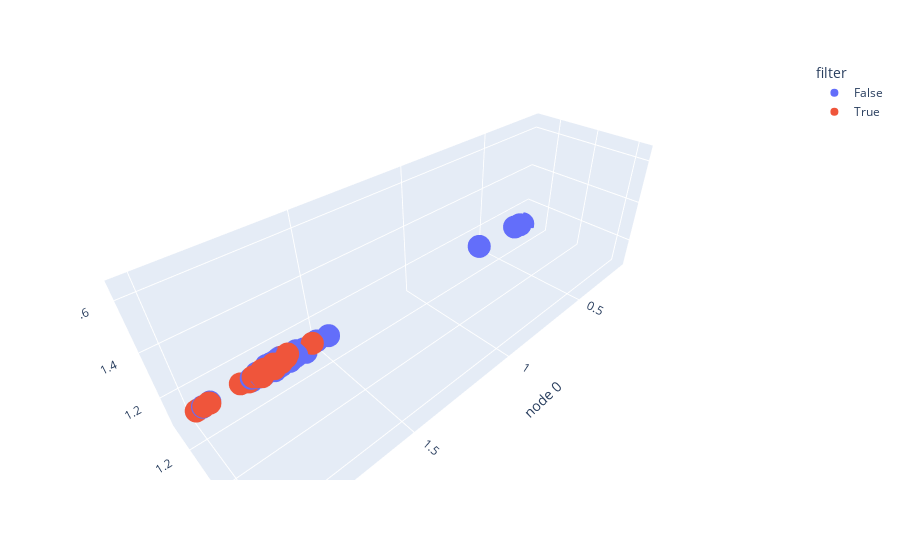

This figure's notebook cell:
### Code cell
import plotly.express as px
import matplotlib.pyplot as plt
%matplotlib inline
virtual_neighbours['filter'] = filter
fig = px.scatter_3d(virtual_neighbours, x=virtual_neighbours.columns[0], y=virtual_neighbours.columns[1], z=virtual_neighbours.columns[2],
              color='filter')
plt.tight_layout()
fig.show()

### Figure 1 — Plotly figure (JSON) as saved in the notebook; plotly's stock layout.template omitted (floating-point values rounded to 4 significant figures; data arrays with more than 128 entries replaced by an {"elided": "..."} marker saying what was removed)
{"data": [{"hovertemplate": "filter=False<br>node 0=%{x}<br>node 1=%{y}<br>node 2=%{z}<extra></extra>", "legendgroup": "False", "marker": {"color": "#636efa", "symbol": "circle"}, "mode": "markers", "name": "False", "scene": "scene", "showlegend": true, "type": "scatter3d", "x": {"elided": "168 float values"}, "y": {"elided": "168 float values"}, "z": {"elided": "168 float values"}}, {"hovertemplate": "filter=True<br>node 0=%{x}<br>node 1=%{y}<br>node 2=%{z}<extra></extra>", "legendgroup": "True", "marker": {"color": "#EF553B", "symbol": "circle"}, "mode": "markers", "name": "True", "scene": "scene", "showlegend": true, "type": "scatter3d", "x": [1.993, 1.999, 2, 1.997, 1.992, 1.88, 1.788, 1.922, 1.914, 1.939, 1.87, 1.886, 1.906, 1.85, 1.909, 1.898, 1.901, 1.92, 1.885, 1.855, 1.909, 1.858], "y": [1.391, 1.24, 1.212, 1.334, 1.4, 1.639, 1.644, 1.546, 1.589, 1.534, 1.642, 1.635, 1.61, 1.639, 1.61, 1.617, 1.614, 1.581, 1.632, 1.639, 1.598, 1.629], "z": [1.394, 1.241, 1.212, 1.335, 1.4, 1.637, 1.646, 1.542, 1.587, 1.539, 1.64, 1.627, 1.618, 1.651, 1.599, 1.615, 1.621, 1.585, 1.639, 1.644, 1.601, 1.641]}], "layout": {"legend": {"title": {"text": "filter"}, "tracegroupgap": 0}, "margin": {"t": 60}, "scene": {"domain": {"x": [0, 1], "y": [0, 1]}, "xaxis": {"title": {"text": "node 0"}}, "yaxis": {"title": {"text": "node 1"}}, "zaxis": {"title": {"text": "node 2"}}}}}
